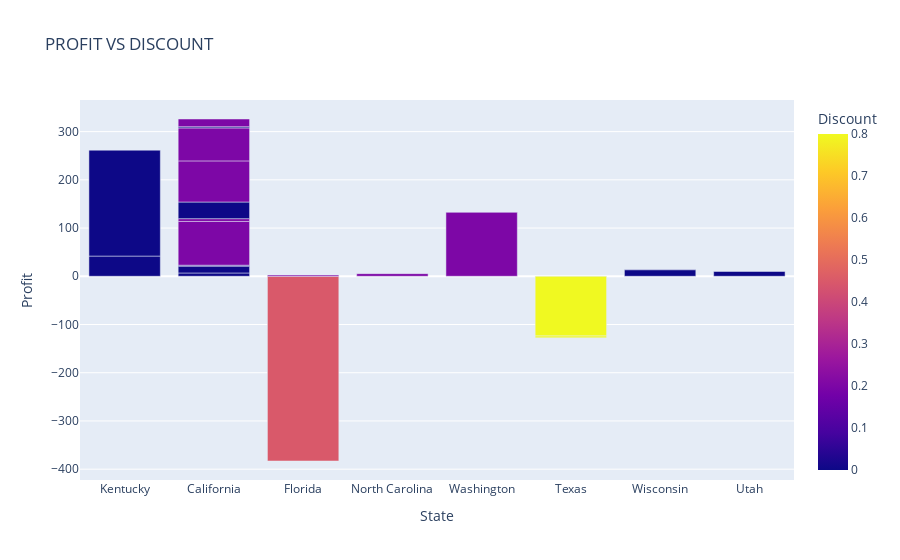

Source (notebook cell):
### Code cell
px.bar(data.head(20), x='State', y='Profit',color='Discount', title='PROFIT VS DISCOUNT')

### Figure 1 — Plotly figure (JSON) as saved in the notebook; plotly's stock layout.template omitted (floating-point values rounded to 4 significant figures)
{"data": [{"alignmentgroup": "True", "hovertemplate": "State=%{x}<br>Profit=%{y}<br>Discount=%{marker.color}<extra></extra>", "legendgroup": "", "marker": {"color": [0, 0, 0, 0.45, 0.2, 0, 0, 0.2, 0.2, 0, 0.2, 0.2, 0.2, 0.2, 0.8, 0.8, 0, 0, 0, 0.2], "coloraxis": "coloraxis", "pattern": {"shape": ""}}, "name": "", "offsetgroup": "", "orientation": "v", "showlegend": false, "textposition": "auto", "type": "bar", "x": ["Kentucky", "Kentucky", "California", "Florida", "Florida", "California", "California", "California", "California", "California", "California", "California", "North Carolina", "Washington", "Texas", "Texas", "Wisconsin", "Utah", "California", "California"], "xaxis": "x", "y": [41.91, 219.6, 6.871, -383.0, 2.516, 14.17, 1.966, 90.72, 5.782, 34.47, 85.31, 68.36, 5.443, 132.6, -123.9, -3.816, 13.32, 9.99, 2.482, 16.01], "yaxis": "y"}], "layout": {"barmode": "relative", "coloraxis": {"colorbar": {"title": {"text": "Discount"}}, "colorscale": [[0, "#0d0887"], [0.1111, "#46039f"], [0.2222, "#7201a8"], [0.3333, "#9c179e"], [0.4444, "#bd3786"], [0.5556, "#d8576b"], [0.6667, "#ed7953"], [0.7778, "#fb9f3a"], [0.8889, "#fdca26"], [1, "#f0f921"]]}, "legend": {"tracegroupgap": 0}, "title": {"text": "PROFIT VS DISCOUNT"}, "xaxis": {"anchor": "y", "domain": [0, 1], "title": {"text": "State"}}, "yaxis": {"anchor": "x", "domain": [0, 1], "title": {"text": "Profit"}}}}
